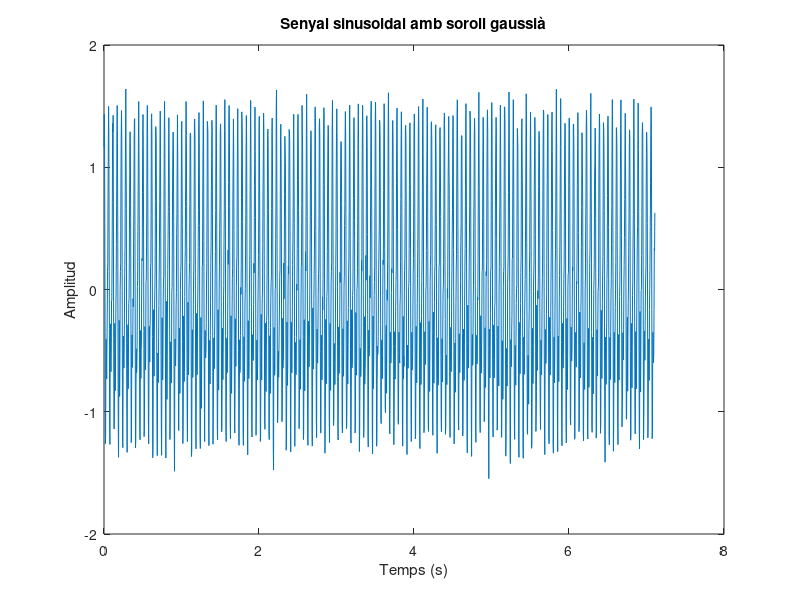
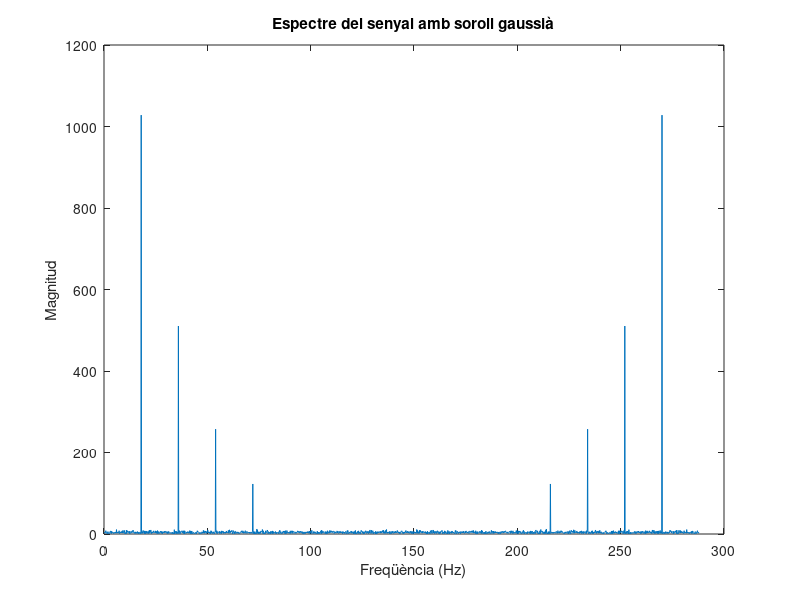

Write the MATLAB code that produced these figures, in order.
% Practica 9 PSI
clc
clear all

%% ACTIVITAT 1
% Definir paràmetres del senyal
A1 = 1; A2 = 0.5; A3 = 0.25; A4 = 0.125;
f1 = 18; f2 = 36; f3 = 54; f4 = 72;
phi1 = pi/2; phi2 = pi/4; phi3 = -0.3*pi; phi4 = 0.6*pi;
Fs = 245; % freqüència de mostreig
N = 2048; % nombre de mostres

% Generar vector de temps
t = (0:N-1) / Fs;

% Generar senyal
x = A1*sin(2*pi*f1*t + phi1) + A2*sin(2*pi*f2*t + phi2) + A3*sin(2*pi*f3*t + phi3) + A4*sin(2*pi*f4*t + phi4);

% Generar soroll blanc gaussià
sigma = 0.1;
noise = sigma*randn(size(x));

% Afegir soroll al senyal
x = x + noise;

% Mostrar senyal
figure(1)
plot(t, x);
xlabel('Temps (s)');
ylabel('Amplitud');
title('Senyal sinusoidal amb soroll gaussià');

% Calcular la FFT del senyal
X = fft(x);

% Calcular l'eix de freqüència
f = (0:N-1) * Fs / N;

% Dibuixar el espectre
figure(2)
plot(f, abs(X));
xlabel('Freqüència (Hz)');
ylabel('Magnitud');
title('Espectre del senyal amb soroll gaussià');

%% Fem el mateix amb la frequencia de mostreig a 288Hz.
% Definir paràmetres del senyal
A1 = 1; A2 = 0.5; A3 = 0.25; A4 = 0.125;
f1 = 18; f2 = 36; f3 = 54; f4 = 72;
phi1 = pi/2; phi2 = pi/4; phi3 = -0.3*pi; phi4 = 0.6*pi;
Fs = 288; % freqüència de mostreig
N = 2048; % nombre de mostres

% Generar vector de temps
t = (0:N-1) / Fs;

% Generar senyal
x = A1*sin(2*pi*f1*t + phi1) + A2*sin(2*pi*f2*t + phi2) + A3*sin(2*pi*f3*t + phi3) + A4*sin(2*pi*f4*t + phi4);

% Generar soroll blanc gaussià
sigma = 0.1;
noise = sigma*randn(size(x));

% Afegir soroll al senyal
x = x + noise;

% Mostrar senyal
figure(1)
plot(t, x);
xlabel('Temps (s)');
ylabel('Amplitud');
title('Senyal sinusoidal amb soroll gaussià');

% Calcular la FFT del senyal
X = fft(x);

% Calcular l'eix de freqüència
f = (0:N-1) * Fs / N;

% Dibuixar el espectre
figure(2)
plot(f, abs(X));
xlabel('Freqüència (Hz)');
ylabel('Magnitud');
title('Espectre del senyal amb soroll gaussià');
